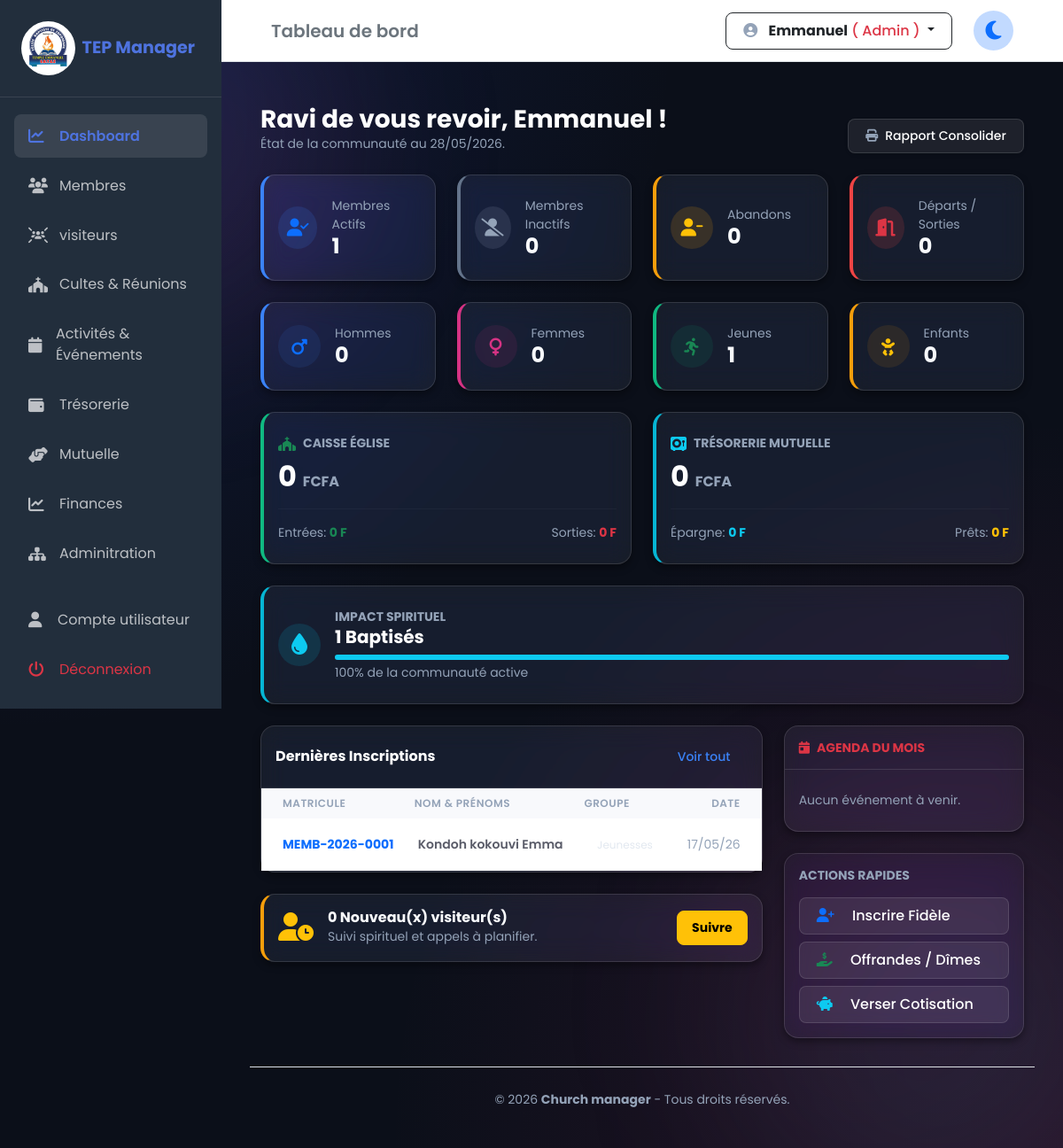
Page /dashboard/index2.php (signed in) on the committed database.
### tables this page shows
CREATE TABLE IF NOT EXISTS `membres` (
  `id` int NOT NULL AUTO_INCREMENT,
  `matricule` varchar(20) NOT NULL,
  `nom` varchar(100) NOT NULL,
  `prenoms` varchar(150) NOT NULL,
  `sexe` enum('Masculin','Feminin') NOT NULL,
  `date_naissance` date DEFAULT NULL,
  `lieu_naissance` varchar(100) DEFAULT NULL,
  `profession` varchar(100) DEFAULT NULL,
  `eglise_provenance` varchar(150) DEFAULT NULL,
  `date_arrivee` date DEFAULT NULL,
  `baptise` tinyint(1) DEFAULT '0',
  `date_bapteme` date DEFAULT NULL,
  `lieu_bapteme` varchar(150) DEFAULT NULL,
  `engagement_moral` tinyint(1) DEFAULT '0',
  `groupe_action` enum('Hommes','Femmes','Jeunesses','Enfants') DEFAULT NULL,
  `qualite` enum('Membre','Ami','Enfant') DEFAULT NULL,
  `statut_membre` enum('Actif','Inactif','Abandon','Depart') DEFAULT 'Actif',
  `telephone1` varchar(20) DEFAULT NULL,
  `telephone2` varchar(20) DEFAULT NULL,
  `email` varchar(100) DEFAULT NULL,
  `quartier` varchar(100) DEFAULT NULL,
  `situation_matrimoniale` enum('Marié(e)','Célibataire','Veuf(ve)','Divorcé(e)') DEFAULT 'Célibataire',
  `date_mariage` date DEFAULT NULL,
  `lieu_mariage` varchar(150) DEFAULT NULL,
  `nom_conjoint` varchar(200) DEFAULT NULL,
  `nombre_enfants` int DEFAULT '0',
  `photo` varchar(255) DEFAULT NULL,
  `commentaire` text,
  `date_enregistrement` timestamp NULL DEFAULT CURRENT_TIMESTAMP,
  `utilisateur_id` int DEFAULT NULL,
  PRIMARY KEY (`id`),
  UNIQUE KEY `matricule` (`matricule`),
  KEY `utilisateur_id` (`utilisateur_id`)
);

### dashboard/index2.php (the view, shortened to what the rows shown need)
<?php
require_once '../includes/header.php';
try {
    $total_entrees = $pdo->query("SELECT COALESCE(SUM(montant), 0) FROM tresorerie WHERE type_mouvement = 'ENTREE'")->fetchColumn();
    $total_sorties = $pdo->query("SELECT COALESCE(SUM(montant), 0) FROM tresorerie WHERE type_mouvement = 'SORTIE'")->fetchColumn();
    $solde_caisse = $total_entrees - $total_sorties;
    $stats_mutuelle = $pdo->query("SELECT
        COALESCE(SUM(solde_tontine), 0) as epargne,
        COALESCE(SUM(solde_social), 0) as social
        FROM mutuelle_comptes")->fetch();
    $prets_actifs = $pdo->query("SELECT COALESCE(SUM(montant_prete - montant_rembourse), 0) FROM mutuelle_prets WHERE statut != 'SOLDE'")->fetchColumn();
    $liquidite_mutuelle = ($stats_mutuelle['epargne'] + $stats_mutuelle['social']) - $prets_actifs;
    $derniers_membres = $pdo->query("SELECT matricule, nom, prenoms, date_enregistrement, groupe_action FROM membres ORDER BY date_enregistrement DESC LIMIT 5")->fetchAll();
} catch (PDOException $e) {
    echo "Erreur : " . $e->getMessage();
}
?>
<div class="container mt-4 position-relative">
    <div class="row g-4 mb-4">
        <div class="col-md-6">
            <div class="card border-0 shadow-sm border-glass-success h-100">
                <div class="card-body py-4">
                    <h2 class="fw-bold m-0 text-white"><?= number_format($solde_caisse, 0, ',', ' ') ?> <small class="fs-6 text-muted">FCFA</small></h2>
                </div>
            </div>
        </div>
        <div class="col-md-6">
            <div class="card border-0 shadow-sm border-glass-info h-100">
                <div class="card-body py-4">
                    <h2 class="fw-bold m-0 text-white"><?= number_format($liquidite_mutuelle, 0, ',', ' ') ?> <small class="fs-6 text-muted">FCFA</small></h2>
                </div>
            </div>
        </div>
    </div>
    <div class="row g-4">
        <div class="col-lg-8">
            <div class="card border-0 shadow-sm mb-4">
                <div class="card-body p-0">
                    <div class="table-responsive">
                        <table class="table table-hover align-middle mb-0">
                            <thead class="bg-light small">
                                <tr>
                                    <th class="ps-4">Matricule</th>
                                    <th>Nom & Prénoms</th>
                                    <th>Groupe</th>
                                    <th class="pe-4 text-end">Date</th>
                                </tr>
                            </thead>
                            <tbody>
                                <?php foreach ($derniers_membres as $dm): ?>
                                    <tr>
                                        <td class="ps-4 fw-bold small text-primary"><?= htmlspecialchars($dm['matricule']) ?></td>
                                        <td class="fw-semibold small"><?= htmlspecialchars($dm['nom'] . ' ' . $dm['prenoms']) ?></td>
                                        <td><span class="badge bg-white text-muted border small fw-normal"><?= htmlspecialchars($dm['groupe_action']) ?></span></td>
                                        <td class="pe-4 text-end text-muted small"><?= date('d/m/y', strtotime($dm['date_enregistrement'])) ?></td>
                                    </tr>
                                <?php endforeach; ?>
                            </tbody>
                        </table>
                    </div>
                </div>
            </div>
        </div>
    </div>
</div>
<?php require_once '../includes/footer.php'; ?>

### rows in the picture
membres: matricule "MEMB-2026-0001", nom+prenoms "Kondoh kokouvi Emma", groupe_action "Jeunesses", date_enregistrement "17/05/26"

### other values in the picture
$titre_barre "Tableau de bord"
$_SESSION['user_nom'] "Emmanuel"
$_SESSION['user_role_nom'] "Admin"
$total_membres "1"
$total_Inactif "0"
$total_Abandon "0"
$total_Depart "0"
$total_hommes "0"
$total_femmes "0"
$total_jeunes "1"
$total_enfants "0"
$solde_caisse "0"
$total_entrees "0"
$total_sorties "0"
$liquidite_mutuelle "0"
